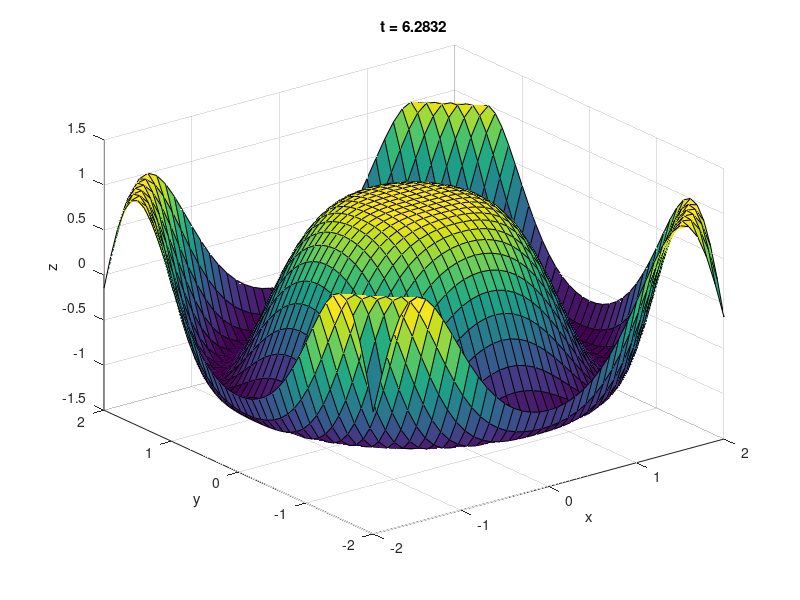

Recreate this plot in MATLAB. (Note: this script raises an error after producing the figure.)
clear;
clc;

f = @(x,y,t) cos(x.^2 + y.^2 - t);

[X,Y] = meshgrid(-2:0.1:2);
tt = linspace(0, 2*pi, 60);

Mv = struct('cdata', {}, 'colormap', {});

fig1 = figure(1);
clf;

for i = 1:length(tt)
    t = tt(i);
    Z = f(X,Y,t);

    surf(X,Y,Z);
    xlabel('x');
    ylabel('y');
    zlabel('z');

    axis([-2, 2, -2, 2, -1.5, 1.5]);
    title(['t = ', num2str(t)]);

    drawnow;
    Mv(i) = getframe(fig1);

    pause(0.01);
end

fig2 = figure(2);
clf;

fig2.Units = fig1.Units;
fig2.Position(3:4) = fig1.Position(3:4);

movie(fig2, Mv, 2, 20);
